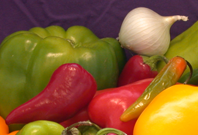
%> input picture onion.png, 198 x 135 px
$ octave Rotation.m   (GNU Octave 9; MATLAB toolbox functions it lacks are replaced by stand-ins)
%> lines starting %> are read from the running program, lines starting %| are printed output that depends on the picture
%%imageRotation
clc;clear;close all;

degree = input("Enter rotation degrees: "); %輸入旋轉角
%> the answer given: 30

%angle conversion
angle = degree;
angle = rem(angle, 360);
if angle < 0
    angle = angle +360;
end

img = double(imread('onion.png'));          %輸入影像
[row, column, color] = size(img);
%> row = 135; column = 198; color = 3

%rotation while loop
imgTemp = img;
while angle > 90
    newRow = size(imgTemp,1);
    newCol = size(imgTemp,2);
    R = [cosd(90),sind(90),0; -sind(90),cosd(90),0; 0,0,1];
    Shift = [1,0,0; 0,1,0; newCol*sind(90),0,1];

    imgOut = zeros(round(newRow*sind(90-90)+newCol*sind(90)), round(newRow*cosd(90-90)+newCol*cosd(90)), color);

    for i = 1:round(newRow*sind(90-90)+newCol*sind(90))
        for j = 1:round(newRow*cosd(90-90)+newCol*cosd(90))
            A = [i, j, 1]/(R*Shift);

            if A(1) < 1 || A(1) > newRow || A(2) < 1 || A(2) > newCol
                continue
            end

            imgOut(i, j, :) = imgTemp(round(A(1)), round(A(2)), :);
        end
    end
    angle = angle - 90;
    %figure();imshow(uint8(imgOut));title(['rotation image, degree : ',num2str(angle)]);
    imgTemp = imgOut;
end
%> after the loop, angle = 30
%final rotation
newRow = size(imgTemp,1);
%> newRow = 135
newCol = size(imgTemp,2);
%> newCol = 198
R = [cosd(angle),sind(angle),0; -sind(angle),cosd(angle),0; 0,0,1];
%> R = [0.866 0.5 0; -0.5 0.866 0; 0 0 1]
Shift = [1,0,0; 0,1,0; newCol*sind(angle),0,1];
%> Shift = [1 0 0; 0 1 0; 99 0 1]

imgOut = zeros(round(newRow*sind(90-angle)+newCol*sind(angle)), round(newRow*cosd(90-angle)+newCol*cosd(angle)), color);
%> imgOut: size 216x239x3 double; every value is 0

for i = 1:round(newRow*sind(90-angle)+newCol*sind(angle))
    for j = 1:round(newRow*cosd(90-angle)+newCol*cosd(angle))
        A = [i, j, 1]/(R*Shift);

        if A(1) < 1 || A(1) > newRow || A(2) < 1 || A(2) > newCol
            continue
        end

        imgOut(i, j, :) = imgTemp(round(A(1)), round(A(2)), :);
    end
end
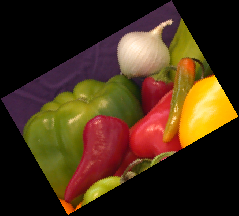
%> imgOut: size 216x239x3 double; mean R, G, B 70.3, 47.4, 23.2

figure();imshow(uint8(img));title('original');
figure();imshow(uint8(imgOut));title(['rotation image, degree : ',num2str(degree)]);
